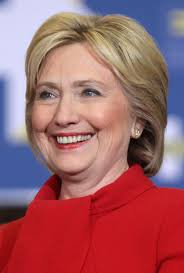
#> input picture images/Hillary.jpg, 184 x 273 px, given in place of the camera
$ python Face_recognizer.py
#> lines starting #> are read from the running program, lines starting #| are printed output that depends on the picture; after the words box and inside, x2 and y2 are one past the last pixel; in counts of white or black regions, pixels touching at a corner belong together
"""
Recognize Your Face

TODO - This code needs a lot of cleanup.

This code trains a model to recognize your face.  It first collects
training data of your face using your webcam, and then uses that to
train the model.  The segmentation and prep is probably the most
usable part of it, although there is a simple model.  The Haar cascade
classifier is a key part of it.
"""

import cv2
import numpy as np
import os.path
from os.path import isfile, join
from os import listdir
import shutil

# Load HAAR face classifier
dirname = os.path.dirname(__file__) + '/../'
tempdir = os.path.dirname(__file__) + '/temp/'
face_classifier = cv2.CascadeClassifier(dirname + 'Haarcascades/haarcascade_frontalface_default.xml')

def face_extractor(img):
    """Function detects faces and returns the cropped face
    If no face detected, it returns the input image"""

    gray = cv2.cvtColor(img,cv2.COLOR_BGR2GRAY)
    faces = face_classifier.detectMultiScale(gray, 1.3, 5)

    if faces is ():
        return None

    # Crop all faces found
    for (x,y,w,h) in faces:
        cropped_face = img[y:y+h, x:x+w]

    return cropped_face

# Initialize Webcam
cap = cv2.VideoCapture(0)
count = 0

# Collect 100 samples of your face from webcam input
while True:
    ret, frame = cap.read()
#> frame is the input picture: shape (273, 184, 3); mean B, G, R 104.2, 98.1, 159.7
    if face_extractor(frame) is not None:
#> in face_extractor, `gray = cv2.cvtColor(img,cv2.COLOR_BGR2GRAY)`:
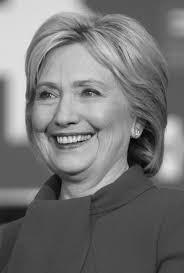
#> gray: shape (273, 184); min 3, max 237, mean 117.2
#> in face_extractor, `faces = face_classifier.detectMultiScale(gray, 1.3, 5)`: faces = [[11, 49, 117, 117]]
#> the loop in face_extractor, `for (x,y,w,h) in faces:` made 1 pass
#> pass 1, in face_extractor, `cropped_face = img[y:y+h, x:x+w]`:
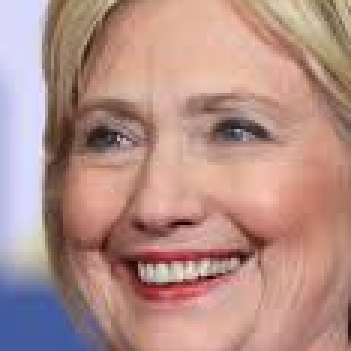
#> cropped_face: shape (117, 117, 3) (shown 3 times larger); mean B, G, R 135.7, 143.5, 180.2
        count += 1
#> count = 1
        face = cv2.resize(face_extractor(frame), (200, 200))
#> the loop in face_extractor (call 2), `for (x,y,w,h) in faces:` made 1 pass
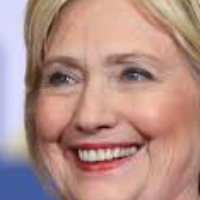
#> face: shape (200, 200, 3); mean B, G, R 135.5, 143.4, 180
        face = cv2.cvtColor(face, cv2.COLOR_BGR2GRAY)
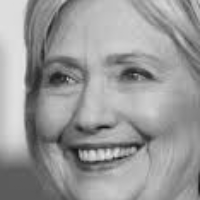
#> face: shape (200, 200); min 21, max 232, mean 153.5

        # Create directory
        if not os.path.exists(tempdir):
            os.makedirs(tempdir)

        # Save file in specified directory with unique name
        file_name_path = tempdir + str(count) + '.jpg'
        cv2.imwrite(file_name_path, face)

        # Put count on images and display live count
        cv2.putText(face, str(count), (50, 50), cv2.FONT_HERSHEY_COMPLEX, 1, (0,255,0), 2)
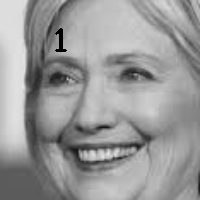
#> face: shape (200, 200); 0.31% of pixels changed, all inside (x1, y1, x2, y2) = (55, 28, 67, 52)
        cv2.imshow('Face Cropper', face)
    else:
        print("Face not found")
        pass

    if cv2.waitKey(1) == 13 or count == 100: #13 is the Enter Key
#> (key Esc is pressed here)
        break

cap.release()
cv2.destroyAllWindows()
print("Collecting Samples Complete")

# Get the training data we previously made
onlyfiles = [f for f in listdir(tempdir) if isfile(join(tempdir, f))]

# Create arrays for training data and labels
Training_Data, Labels = [], []

# Open training images in our datapath
# Create a numpy array for training data
for i, files in enumerate(onlyfiles):
    image_path = tempdir + onlyfiles[i]
    images = cv2.imread(image_path, cv2.IMREAD_GRAYSCALE)
    Training_Data.append(np.asarray(images, dtype=np.uint8))
    Labels.append(i)

# Create a numpy array for both training data and labels
Labels = np.asarray(Labels, dtype=np.int32)

# Initialize facial recognizer
#> (the run stopped early here; a loop or call above may not have finished)
